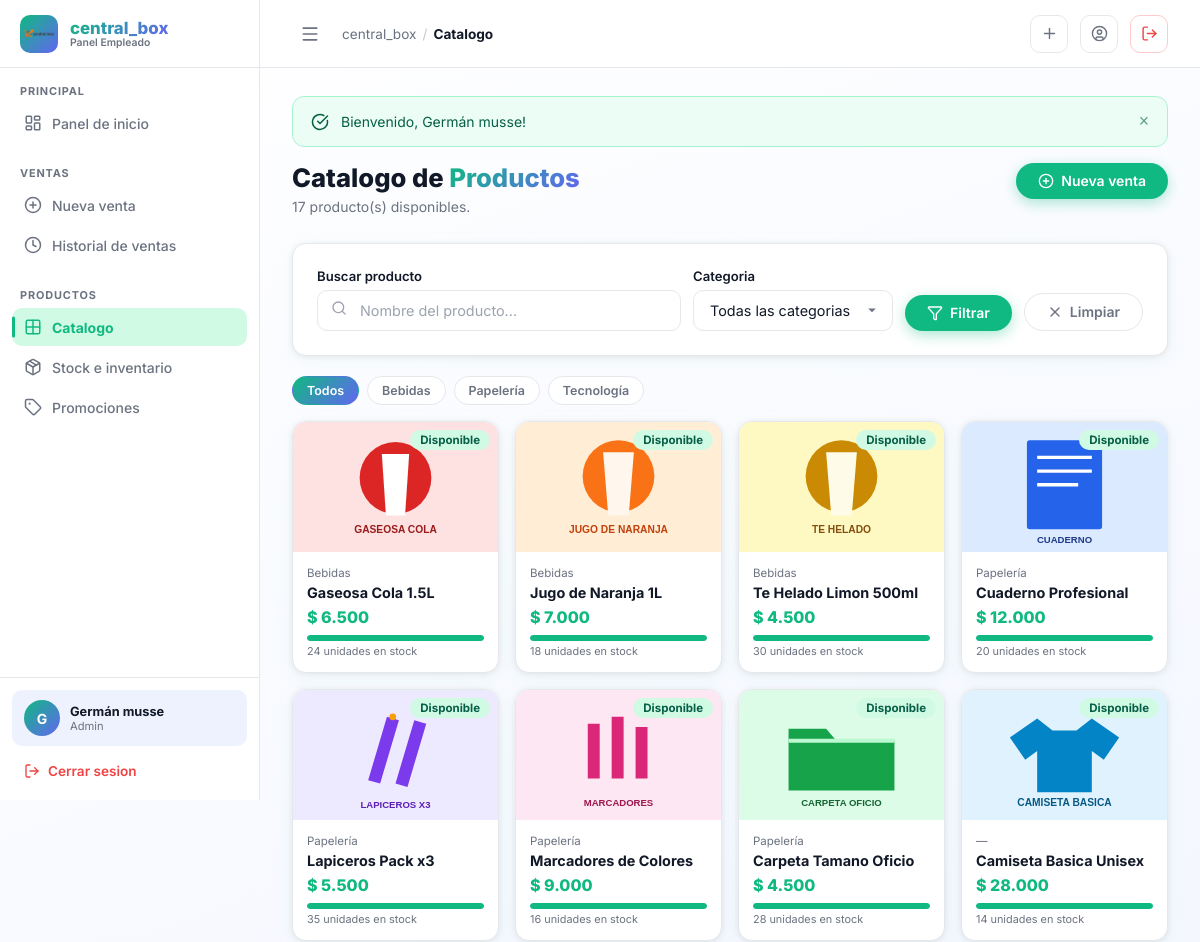
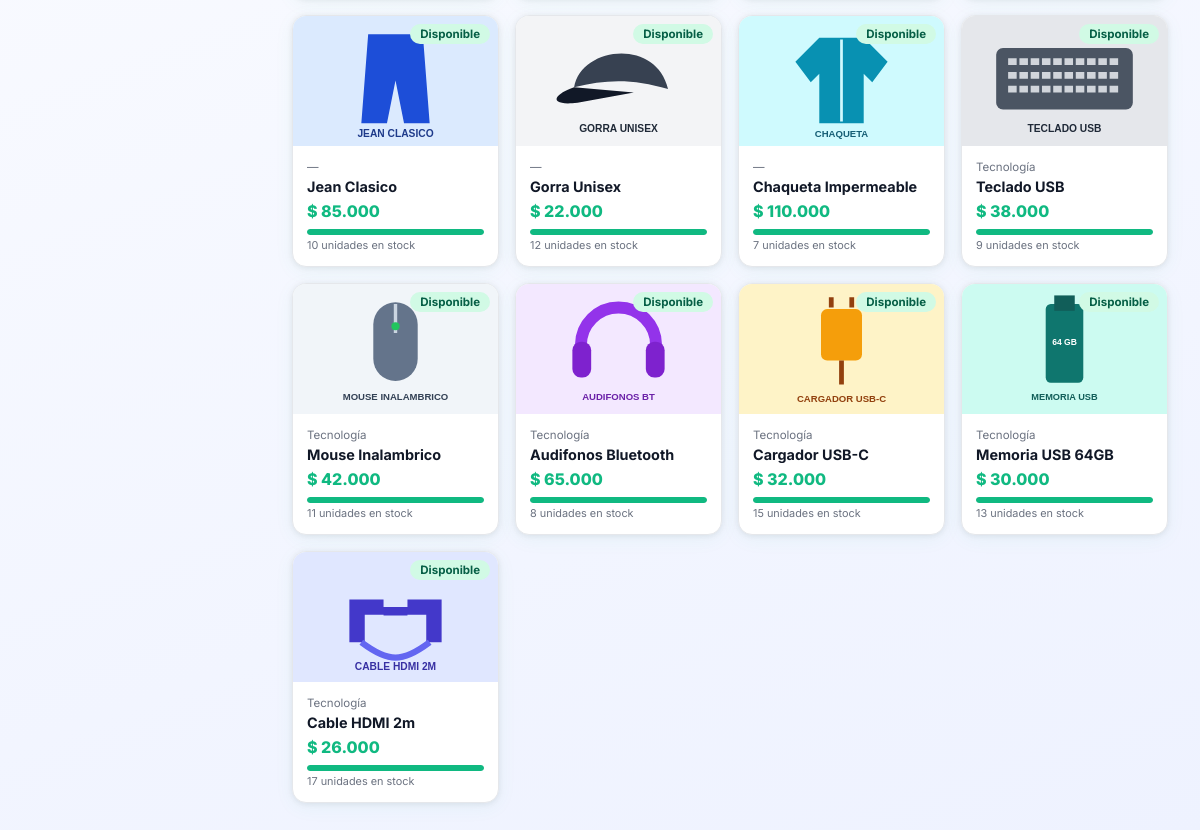
Screenshot of /public/index.php?controller=empleado&action=catalogo (signed in) with the database file from the repository (2 pictures, top to bottom).
### tables this page shows
CREATE TABLE IF NOT EXISTS categorias (
    id          INT UNSIGNED AUTO_INCREMENT PRIMARY KEY,
    nombre      VARCHAR(80)         NOT NULL UNIQUE,
    descripcion VARCHAR(255)        NULL,
    imagen      VARCHAR(255)        NULL,
    activa      TINYINT(1)          NOT NULL DEFAULT 1,
    created_at  DATETIME            NOT NULL DEFAULT CURRENT_TIMESTAMP
);

CREATE TABLE IF NOT EXISTS productos (
    id           INT UNSIGNED AUTO_INCREMENT PRIMARY KEY,
    nombre       VARCHAR(100)       NOT NULL,
    descripcion  TEXT               NULL,
    precio       DECIMAL(12,2)      NOT NULL DEFAULT 0.00,
    stock        INT                NOT NULL DEFAULT 0,
    stock_minimo INT                NOT NULL DEFAULT 5,
    imagen       VARCHAR(255)       NULL,
    categoria_id INT UNSIGNED       NULL,
    vendedor_id  INT UNSIGNED       NULL,
    activo       TINYINT(1)         NOT NULL DEFAULT 1,
    created_at   DATETIME           NOT NULL DEFAULT CURRENT_TIMESTAMP,
    updated_at   DATETIME           NOT NULL DEFAULT CURRENT_TIMESTAMP ON UPDATE CURRENT_TIMESTAMP,

    CONSTRAINT fk_producto_categoria
        FOREIGN KEY (categoria_id) REFERENCES categorias(id)
        ON DELETE SET NULL ON UPDATE CASCADE,

    CONSTRAINT fk_producto_vendedor
        FOREIGN KEY (vendedor_id) REFERENCES usuarios(id)
        ON DELETE SET NULL ON UPDATE CASCADE
);

### controllers/EmpleadoController.php (called while the page is built, shortened)
<?php
require_once MODELS_PATH . '/Producto.php';
require_once MODELS_PATH . '/Categoria.php';
class EmpleadoController
{
    private Producto  $productoModel;
    private Categoria $categoriaModel;
    public function __construct()
    {
        $this->productoModel  = new Producto();
        $this->categoriaModel = new Categoria();
    }
    public function catalogo(): void
    {
        $busqueda   = trim($_GET['busqueda']   ?? '');
        $categoriaId= (int)($_GET['categoria'] ?? 0) ?: null;
        $productos  = $this->productoModel->getAll($categoriaId, $busqueda ?: null, 100, 0, true);
        $categorias = $this->categoriaModel->getAll(true);
        require_once VIEWS_PATH . '/empleado/layouts/header.php';
        require_once VIEWS_PATH . '/empleado/catalogo.php';
        require_once VIEWS_PATH . '/empleado/layouts/footer.php';
    }
}

### public/index.php (called while the page is built, shortened)
<?php
require_once __DIR__ . '/../config/config.php';
require_once __DIR__ . '/../config/database.php';
$actionName     = $_GET['action']     ?? 'index';
$controller = new $controllerClass();
$controller->$actionName();

### config/database.php (called while the page is built, shortened)
<?php
class Database
{
    private static ?Database $instance = null;
    private PDO $connection;
    private static string $host = '127.0.0.1';
    private static string $port = '3306';
    private static string $dbname = 'central_box';
    private static string $username = 'root';
    private static string $password = '';
    private static string $charset = 'utf8mb4';
    private function __construct()
    {
        try {
            $dsn = "mysql:host=" . self::$host . ";port=" . self::$port . ";dbname=" . self::$dbname . ";charset=" . self::$charset;
            $options = [
                PDO::ATTR_ERRMODE            => PDO::ERRMODE_EXCEPTION,
                PDO::ATTR_DEFAULT_FETCH_MODE => PDO::FETCH_ASSOC,
                PDO::ATTR_EMULATE_PREPARES   => false,
                PDO::MYSQL_ATTR_INIT_COMMAND => "SET NAMES " . self::$charset,
            ];
            $this->connection = new PDO($dsn, self::$username, self::$password, $options);
        } catch (PDOException $e) {
            die("Error de conexión a la base de datos: " . $e->getMessage());
        }
    }
    public static function getInstance(): self
    {
        if (self::$instance === null) {
            self::$instance = new self();
        }
        return self::$instance;
    }
    public function getConnection(): PDO
    {
        return $this->connection;
    }
}

### models/Producto.php (called while the page is built, shortened)
<?php
require_once __DIR__ . '/../config/database.php';
class Producto
{
    private PDO $db;
    public function __construct()
    {
        $this->db = Database::getInstance()->getConnection();
    }
    public function getAll(?int $categoriaId = null, ?string $busqueda = null, int $limit = 12, int $offset = 0, bool $soloActivos = true): array
    {
        $sql = "SELECT p.*, c.nombre AS categoria_nombre, u.nombre AS vendedor_nombre
                FROM productos p
                LEFT JOIN categorias c ON p.categoria_id = c.id
                LEFT JOIN usuarios u ON p.vendedor_id = u.id
                WHERE 1=1";
        $params = [];
        if ($soloActivos) {
            $sql .= " AND p.activo = 1";
        }
        $sql .= " ORDER BY p.created_at DESC LIMIT :limit OFFSET :offset";
        $stmt = $this->db->prepare($sql);
        $stmt->bindValue(':limit', $limit, PDO::PARAM_INT);
        $stmt->bindValue(':offset', $offset, PDO::PARAM_INT);
        $stmt->execute();
        return $stmt->fetchAll();
    }
}

### config/config.php (called while the page is built, shortened)
<?php
function e(?string $value): string
{
    return htmlspecialchars($value ?? '', ENT_QUOTES, 'UTF-8');
}
function formatPrice(float $price): string
{
    return '$ ' . number_format($price, 0, ',', '.');
}

### models/Categoria.php (called while the page is built, shortened)
<?php
require_once __DIR__ . '/../config/database.php';
class Categoria
{
    private PDO $db;
    public function __construct()
    {
        $this->db = Database::getInstance()->getConnection();
    }
    public function getAll(bool $soloActivas = false): array
    {
        $sql = "SELECT c.*, (SELECT COUNT(*) FROM productos p WHERE p.categoria_id = c.id AND p.activo = 1) AS total_productos FROM categorias c";
        if ($soloActivas) {
            $sql .= " WHERE c.activa = 1";
        }
        $sql .= " ORDER BY c.nombre ASC";
        $stmt = $this->db->query($sql);
        return $stmt->fetchAll();
    }
}

### views/empleado/catalogo.php (the view, shortened to what this page needs)
<?php
$busquedaAct   = $_GET['busqueda']   ?? '';
$categoriaAct  = (int)($_GET['categoria'] ?? 0);
?>
<div class="emp-page-header emp-animate-in">
    <div>
        <h1 class="emp-page-title">Catalogo de <span>Productos</span></h1>
        <p class="emp-page-subtitle"><?= count($productos) ?> producto(s) disponibles.</p>
    </div>
    <a href="<?= BASE_URL ?>/index.php?controller=empleado&action=nuevaVenta"
       class="emp-btn emp-btn-primary">
        <i data-lucide="plus-circle"></i> Nueva venta
    </a>
</div>
<div class="emp-card emp-animate-in" style="margin-bottom:20px;">
    <form method="GET" action="<?= BASE_URL ?>/index.php"
          style="display:flex;gap:12px;flex-wrap:wrap;align-items:flex-end;">
        <div style="flex:1;min-width:220px;">
            <label class="emp-label">Buscar producto</label>
            <div class="emp-searchbar">
                <span class="emp-searchbar-icon"><i data-lucide="search"></i></span>
                <input type="text" name="busqueda" class="emp-input"
                       placeholder="Nombre del producto..."
                       value="<?= e($busquedaAct) ?>">
            </div>
        </div>
        <div style="width:200px;">
            <label class="emp-label">Categoria</label>
            <select name="categoria" class="emp-select">
                <option value="0">Todas las categorias</option>
            </select>
        </div>
        <button type="submit" class="emp-btn emp-btn-primary" style="align-self:flex-end;">
            <i data-lucide="filter"></i> Filtrar
        </button>
        <a href="<?= BASE_URL ?>/index.php?controller=empleado&action=catalogo"
           class="emp-btn emp-btn-ghost" style="align-self:flex-end;">
            <i data-lucide="x"></i> Limpiar
        </a>
    </form>
</div>
<div class="emp-filter-chips">
    <a href="<?= BASE_URL ?>/index.php?controller=empleado&action=catalogo"
       class="emp-chip <?= !$categoriaAct ? 'active' : '' ?>">
        Todos
    </a>
    <?php foreach ($categorias as $cat): ?>
        <a href="<?= BASE_URL ?>/index.php?controller=empleado&action=catalogo&categoria=<?= $cat['id'] ?>"
           class="emp-chip <?= $categoriaAct == $cat['id'] ? 'active' : '' ?>">
            <?= e($cat['nombre']) ?>
        </a>
    <?php endforeach; ?>
</div>
<?php if (empty($productos)): ?>
    <div class="emp-card emp-empty">
        <div class="emp-empty-icon">📦</div>
        <div class="emp-empty-title">No se encontraron productos</div>
        <p class="emp-empty-text">Intenta con otros filtros o terminos de busqueda.</p>
        <a href="<?= BASE_URL ?>/index.php?controller=empleado&action=catalogo"
           class="emp-btn emp-btn-secondary">Limpiar filtros</a>
    </div>
<?php else: ?>
    <div style="display:grid;grid-template-columns:repeat(auto-fill,minmax(200px,1fr));gap:16px;">
        <?php foreach ($productos as $p):
            $stockPct  = ($p['stock_minimo'] > 0) ? min(100, round($p['stock'] / max($p['stock_minimo'] * 2, 1) * 100)) : 100;
            $stockClass= $p['stock'] <= 0 ? 'low' : ($p['stock'] <= $p['stock_minimo'] ? 'medium' : 'high');
            $stockLabel= $p['stock'] <= 0 ? 'Sin stock' : ($p['stock'] <= $p['stock_minimo'] ? 'Stock bajo' : 'Disponible');
            $badgeClass= $p['stock'] <= 0 ? 'emp-badge-red' : ($p['stock'] <= $p['stock_minimo'] ? 'emp-badge-amber' : 'emp-badge-green');
        ?>
        <div class="emp-card emp-animate-in" style="padding:0;overflow:hidden;cursor:pointer;transition:transform .18s,box-shadow .18s;"
             onclick="empAbrirDetalle(<?= htmlspecialchars(json_encode([
                 'id'          => $p['id'],
                 'nombre'      => $p['nombre'],
                 'precio'      => $p['precio'],
                 'stock'       => $p['stock'],
                 'descripcion' => $p['descripcion'] ?? '',
                 'categoria'   => $p['categoria_nombre'] ?? '—',
                 'imagen'      => $p['imagen'] ?? '',
             ], JSON_UNESCAPED_UNICODE), ENT_QUOTES) ?>)">
            <div style="height:130px;background:#F9FAFB;display:flex;align-items:center;justify-content:center;position:relative;">
                <?php if (!empty($p['imagen'])): ?>
                    <img src="<?= IMG_URL ?>/productos/<?= e($p['imagen']) ?>"
                         alt="<?= e($p['nombre']) ?>"
                         style="width:100%;height:130px;object-fit:cover;"
                         onerror="this.style.display='none'">
                <?php else: ?>
                    <i data-lucide="package" style="width:40px;height:40px;color:#D1D5DB;"></i>
                <?php endif; ?>
                <span class="emp-badge <?= $badgeClass ?>"
                      style="position:absolute;top:8px;right:8px;">
                    <?= $stockLabel ?>
                </span>
            </div>
            <div style="padding:14px;">
                <div style="font-size:.72rem;color:var(--emp-text-sec);margin-bottom:4px;">
                    <?= e($p['categoria_nombre'] ?? '—') ?>
                </div>
                <div style="font-size:.9rem;font-weight:700;color:var(--emp-text);margin-bottom:6px;display:-webkit-box;-webkit-line-clamp:2;-webkit-box-orient:vertical;overflow:hidden;">
                    <?= e($p['nombre']) ?>
                </div>
                <div style="font-size:1rem;font-weight:800;color:#10B981;">
                    <?= formatPrice((float)$p['precio']) ?>
                </div>
                <div class="emp-stock-bar" style="margin-top:8px;">
                    <div class="emp-stock-fill <?= $stockClass ?>" style="width:<?= $stockPct ?>%"></div>
                </div>
                <div style="font-size:.68rem;color:var(--emp-text-sec);margin-top:3px;">
                    <?= $p['stock'] ?> unidades en stock
                </div>
            </div>
        </div>
        <?php endforeach; ?>
    </div>
<?php endif; ?>

### Styles/empleado.css (style rules this page uses)
:root { --emp-primary: #10B981; --emp-primary-dark: #059669; --emp-primary-light: #D1FAE5; --emp-accent: #6366F1; --emp-accent-light: #EEF2FF; --emp-gradient: linear-gradient(135deg, #10B981 0%, #6366F1 100%); --emp-gradient-soft: linear-gradient(135deg, #D1FAE5 0%, #EEF2FF 100%); --emp-bg: #F9FAFB; --emp-bg-white: #FFFFFF; --emp-text: #111827; --emp-text-sec: #6B7280; --emp-border: #E5E7EB; --emp-shadow: 0 1px 6px rgba(0,0,0,.08), 0 4px 20px rgba(16,185,129,.06); --emp-shadow-md: 0 4px 24px rgba(0,0,0,.10); --emp-radius: 14px; --emp-radius-pill: 999px; --emp-sidebar-w: 260px; --emp-header-h: 68px; --emp-font: 'Inter', -apple-system, BlinkMacSystemFont, 'Segoe UI', sans-serif; }
*, *::before, *::after { box-sizing: border-box; margin: 0; padding: 0; }
body.emp-body { font-family: var(--emp-font); background: linear-gradient(160deg, #FFFFFF 0%, #EEF2FF 100%); min-height: 100vh; color: var(--emp-text); -webkit-font-smoothing: antialiased; }
.emp-page-header { display: flex; align-items: flex-start; justify-content: space-between; margin-bottom: 28px; flex-wrap: wrap; gap: 16px; }
.emp-page-title { font-size: 1.6rem; font-weight: 800; color: var(--emp-text); line-height: 1.2; margin-bottom: 4px; }
.emp-page-title span { background: var(--emp-gradient); -webkit-background-clip: text; -webkit-text-fill-color: transparent; background-clip: text; }
.emp-page-subtitle { font-size: .875rem; color: var(--emp-text-sec); }
.emp-btn { display: inline-flex; align-items: center; justify-content: center; gap: 7px; padding: 10px 22px; border-radius: var(--emp-radius-pill); font-size: .875rem; font-weight: 600; cursor: pointer; border: none; text-decoration: none; transition: all .18s ease; white-space: nowrap; font-family: var(--emp-font); line-height: 1; }
.emp-btn i, .emp-btn svg { width: 16px; height: 16px; flex-shrink: 0; }
.emp-btn-primary { background: var(--emp-primary); color: white; box-shadow: 0 4px 14px rgba(16,185,129,.35); }
.emp-btn-ghost { background: transparent; color: var(--emp-text-sec); border: 1px solid var(--emp-border); }
.emp-card { background: var(--emp-bg-white); border: 1px solid var(--emp-border); border-radius: var(--emp-radius); padding: 24px; box-shadow: var(--emp-shadow); transition: box-shadow .2s; }
.emp-badge { display: inline-flex; align-items: center; gap: 5px; padding: 3px 10px; border-radius: var(--emp-radius-pill); font-size: .72rem; font-weight: 700; white-space: nowrap; }
.emp-badge-green { background: #D1FAE5; color: #065F46; }
.emp-label { display: block; font-size: .82rem; font-weight: 600; color: var(--emp-text); margin-bottom: 6px; }
.emp-input { width: 100%; padding: 11px 16px; background: var(--emp-bg-white); border: 1.5px solid var(--emp-border); border-radius: 10px; font-size: .9rem; font-family: var(--emp-font); color: var(--emp-text); transition: all .18s; outline: none; }
.emp-input::placeholder { color: #9CA3AF; }
.emp-select { width: 100%; padding: 11px 36px 11px 16px; background: var(--emp-bg-white); border: 1.5px solid var(--emp-border); border-radius: 10px; font-size: .9rem; font-family: var(--emp-font); color: var(--emp-text); outline: none; cursor: pointer; appearance: none; background-repeat: no-repeat; background-position: right 14px center; transition: border-color .18s; }
.emp-filter-chips { display: flex; gap: 8px; flex-wrap: wrap; margin-bottom: 16px; }
.emp-chip { display: inline-flex; align-items: center; gap: 5px; padding: 6px 14px; border-radius: var(--emp-radius-pill); font-size: .78rem; font-weight: 600; border: 1.5px solid var(--emp-border); background: white; color: var(--emp-text-sec); cursor: pointer; text-decoration: none; transition: all .15s; white-space: nowrap; }
.emp-chip.active { background: var(--emp-gradient); color: white; border-color: transparent; }
.emp-animate-in { animation: empFadeIn .4s ease both; }
.emp-searchbar { position: relative; }
.emp-searchbar .emp-input { padding-left: 42px; }
.emp-searchbar-icon { position: absolute; left: 14px; top: 50%; transform: translateY(-50%); color: #9CA3AF; pointer-events: none; }
.emp-stock-bar { height: 6px; border-radius: 99px; background: var(--emp-border); overflow: hidden; margin-top: 4px; }
.emp-stock-fill { height: 100%; border-radius: 99px; transition: width .4s ease; }
.emp-stock-fill.high { background: #10B981; }

### rows the page displays
categorias: nombre "Bebidas"
categorias: nombre "Papelería"
categorias: nombre "Tecnología"
productos: imagen (picture), stockLabel "Disponible", categoria.nombre "Bebidas", nombre "Gaseosa Cola 1.5L", precio "$ 6.500", stock "24"
productos: imagen (picture), stockLabel "Disponible", categoria.nombre "Bebidas", nombre "Jugo de Naranja 1L", precio "$ 7.000", stock "18"
productos: imagen (picture), stockLabel "Disponible", categoria.nombre "Bebidas", nombre "Te Helado Limon 500ml", precio "$ 4.500", stock "30"
productos: imagen (picture), stockLabel "Disponible", categoria.nombre "Papelería", nombre "Cuaderno Profesional", precio "$ 12.000", stock "20"
productos: imagen (picture), stockLabel "Disponible", categoria.nombre "Papelería", nombre "Lapiceros Pack x3", precio "$ 5.500", stock "35"
productos: imagen (picture), stockLabel "Disponible", categoria.nombre "Papelería", nombre "Marcadores de Colores", precio "$ 9.000", stock "16"
productos: imagen (picture), stockLabel "Disponible", categoria.nombre "Papelería", nombre "Carpeta Tamano Oficio", precio "$ 4.500", stock "28"
productos: imagen (picture), stockLabel "Disponible", categoria_nombre "—", nombre "Camiseta Basica Unisex", precio "$ 28.000", stock "14"
productos: imagen (picture), stockLabel "Disponible", categoria_nombre "—", nombre "Jean Clasico", precio "$ 85.000", stock "10"
productos: imagen (picture), stockLabel "Disponible", categoria_nombre "—", nombre "Gorra Unisex", precio "$ 22.000", stock "12"
productos: imagen (picture), stockLabel "Disponible", categoria_nombre "—", nombre "Chaqueta Impermeable", precio "$ 110.000", stock "7"
productos: imagen (picture), stockLabel "Disponible", categoria.nombre "Tecnología", nombre "Teclado USB", precio "$ 38.000", stock "9"
productos: imagen (picture), stockLabel "Disponible", categoria.nombre "Tecnología", nombre "Mouse Inalambrico", precio "$ 42.000", stock "11"
productos: imagen (picture), stockLabel "Disponible", categoria.nombre "Tecnología", nombre "Audifonos Bluetooth", precio "$ 65.000", stock "8"
productos: imagen (picture), stockLabel "Disponible", categoria.nombre "Tecnología", nombre "Cargador USB-C", precio "$ 32.000", stock "15"
productos: imagen (picture), stockLabel "Disponible", categoria.nombre "Tecnología", nombre "Memoria USB 64GB", precio "$ 30.000", stock "13"
productos: imagen (picture), stockLabel "Disponible", categoria.nombre "Tecnología", nombre "Cable HDMI 2m", precio "$ 26.000", stock "17"

### other values shown
APP_NAME "central_box"
substr($empUser['nombre'] ?? 'E', 0, 1) "G"
$empUser['nombre'] "Germán musse"
$empUser['rol'] "Admin"
$empPageLabel "Catalogo"
$fs "Bienvenido, Germán musse!"
count($productos) "17"
